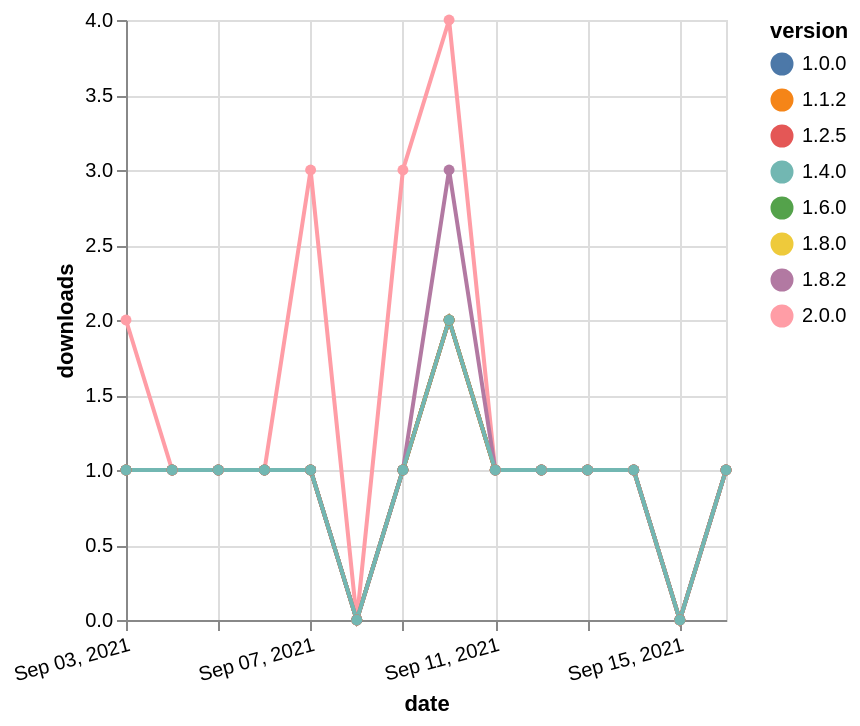

Source (Vega-Lite JSON):
### Vega-Lite specification from a JSON file in a GitHub repository (floating-point values rounded to 4 significant figures)
{"$schema": "https://vega.github.io/schema/vega-lite/v5.json", "description": "A simple bar chart with embedded data.", "data": {"values": [{"date": "2021-09-03", "total": 165, "delta": 1, "version": "1.6.0"}, {"date": "2021-09-04", "total": 166, "delta": 1, "version": "1.6.0"}, {"date": "2021-09-05", "total": 167, "delta": 1, "version": "1.6.0"}, {"date": "2021-09-06", "total": 168, "delta": 1, "version": "1.6.0"}, {"date": "2021-09-07", "total": 169, "delta": 1, "version": "1.6.0"}, {"date": "2021-09-08", "total": 169, "delta": 0, "version": "1.6.0"}, {"date": "2021-09-09", "total": 170, "delta": 1, "version": "1.6.0"}, {"date": "2021-09-10", "total": 172, "delta": 2, "version": "1.6.0"}, {"date": "2021-09-11", "total": 173, "delta": 1, "version": "1.6.0"}, {"date": "2021-09-12", "total": 174, "delta": 1, "version": "1.6.0"}, {"date": "2021-09-13", "total": 175, "delta": 1, "version": "1.6.0"}, {"date": "2021-09-14", "total": 176, "delta": 1, "version": "1.6.0"}, {"date": "2021-09-15", "total": 176, "delta": 0, "version": "1.6.0"}, {"date": "2021-09-16", "total": 177, "delta": 1, "version": "1.6.0"}, {"date": "2021-09-03", "total": 171, "delta": 1, "version": "1.8.0"}, {"date": "2021-09-04", "total": 172, "delta": 1, "version": "1.8.0"}, {"date": "2021-09-05", "total": 173, "delta": 1, "version": "1.8.0"}, {"date": "2021-09-06", "total": 174, "delta": 1, "version": "1.8.0"}, {"date": "2021-09-07", "total": 175, "delta": 1, "version": "1.8.0"}, {"date": "2021-09-08", "total": 175, "delta": 0, "version": "1.8.0"}, {"date": "2021-09-09", "total": 176, "delta": 1, "version": "1.8.0"}, {"date": "2021-09-10", "total": 178, "delta": 2, "version": "1.8.0"}, {"date": "2021-09-11", "total": 179, "delta": 1, "version": "1.8.0"}, {"date": "2021-09-12", "total": 180, "delta": 1, "version": "1.8.0"}, {"date": "2021-09-13", "total": 181, "delta": 1, "version": "1.8.0"}, {"date": "2021-09-14", "total": 182, "delta": 1, "version": "1.8.0"}, {"date": "2021-09-15", "total": 182, "delta": 0, "version": "1.8.0"}, {"date": "2021-09-16", "total": 183, "delta": 1, "version": "1.8.0"}, {"date": "2021-09-03", "total": 244, "delta": 1, "version": "1.0.0"}, {"date": "2021-09-04", "total": 245, "delta": 1, "version": "1.0.0"}, {"date": "2021-09-05", "total": 246, "delta": 1, "version": "1.0.0"}, {"date": "2021-09-06", "total": 247, "delta": 1, "version": "1.0.0"}, {"date": "2021-09-07", "total": 248, "delta": 1, "version": "1.0.0"}, {"date": "2021-09-08", "total": 248, "delta": 0, "version": "1.0.0"}, {"date": "2021-09-09", "total": 249, "delta": 1, "version": "1.0.0"}, {"date": "2021-09-10", "total": 251, "delta": 2, "version": "1.0.0"}, {"date": "2021-09-11", "total": 252, "delta": 1, "version": "1.0.0"}, {"date": "2021-09-12", "total": 253, "delta": 1, "version": "1.0.0"}, {"date": "2021-09-13", "total": 254, "delta": 1, "version": "1.0.0"}, {"date": "2021-09-14", "total": 255, "delta": 1, "version": "1.0.0"}, {"date": "2021-09-15", "total": 255, "delta": 0, "version": "1.0.0"}, {"date": "2021-09-16", "total": 256, "delta": 1, "version": "1.0.0"}, {"date": "2021-09-03", "total": 193, "delta": 1, "version": "1.2.5"}, {"date": "2021-09-04", "total": 194, "delta": 1, "version": "1.2.5"}, {"date": "2021-09-05", "total": 195, "delta": 1, "version": "1.2.5"}, {"date": "2021-09-06", "total": 196, "delta": 1, "version": "1.2.5"}, {"date": "2021-09-07", "total": 197, "delta": 1, "version": "1.2.5"}, {"date": "2021-09-08", "total": 197, "delta": 0, "version": "1.2.5"}, {"date": "2021-09-09", "total": 198, "delta": 1, "version": "1.2.5"}, {"date": "2021-09-10", "total": 200, "delta": 2, "version": "1.2.5"}, {"date": "2021-09-11", "total": 201, "delta": 1, "version": "1.2.5"}, {"date": "2021-09-12", "total": 202, "delta": 1, "version": "1.2.5"}, {"date": "2021-09-13", "total": 203, "delta": 1, "version": "1.2.5"}, {"date": "2021-09-14", "total": 204, "delta": 1, "version": "1.2.5"}, {"date": "2021-09-15", "total": 204, "delta": 0, "version": "1.2.5"}, {"date": "2021-09-16", "total": 205, "delta": 1, "version": "1.2.5"}, {"date": "2021-09-03", "total": 131, "delta": 2, "version": "2.0.0"}, {"date": "2021-09-04", "total": 132, "delta": 1, "version": "2.0.0"}, {"date": "2021-09-05", "total": 133, "delta": 1, "version": "2.0.0"}, {"date": "2021-09-06", "total": 134, "delta": 1, "version": "2.0.0"}, {"date": "2021-09-07", "total": 137, "delta": 3, "version": "2.0.0"}, {"date": "2021-09-08", "total": 137, "delta": 0, "version": "2.0.0"}, {"date": "2021-09-09", "total": 140, "delta": 3, "version": "2.0.0"}, {"date": "2021-09-10", "total": 144, "delta": 4, "version": "2.0.0"}, {"date": "2021-09-11", "total": 145, "delta": 1, "version": "2.0.0"}, {"date": "2021-09-12", "total": 146, "delta": 1, "version": "2.0.0"}, {"date": "2021-09-13", "total": 147, "delta": 1, "version": "2.0.0"}, {"date": "2021-09-14", "total": 148, "delta": 1, "version": "2.0.0"}, {"date": "2021-09-15", "total": 148, "delta": 0, "version": "2.0.0"}, {"date": "2021-09-16", "total": 149, "delta": 1, "version": "2.0.0"}, {"date": "2021-09-03", "total": 249, "delta": 1, "version": "1.1.2"}, {"date": "2021-09-04", "total": 250, "delta": 1, "version": "1.1.2"}, {"date": "2021-09-05", "total": 251, "delta": 1, "version": "1.1.2"}, {"date": "2021-09-06", "total": 252, "delta": 1, "version": "1.1.2"}, {"date": "2021-09-07", "total": 253, "delta": 1, "version": "1.1.2"}, {"date": "2021-09-08", "total": 253, "delta": 0, "version": "1.1.2"}, {"date": "2021-09-09", "total": 254, "delta": 1, "version": "1.1.2"}, {"date": "2021-09-10", "total": 256, "delta": 2, "version": "1.1.2"}, {"date": "2021-09-11", "total": 257, "delta": 1, "version": "1.1.2"}, {"date": "2021-09-12", "total": 258, "delta": 1, "version": "1.1.2"}, {"date": "2021-09-13", "total": 259, "delta": 1, "version": "1.1.2"}, {"date": "2021-09-14", "total": 260, "delta": 1, "version": "1.1.2"}, {"date": "2021-09-15", "total": 260, "delta": 0, "version": "1.1.2"}, {"date": "2021-09-16", "total": 261, "delta": 1, "version": "1.1.2"}, {"date": "2021-09-03", "total": 191, "delta": 1, "version": "1.8.2"}, {"date": "2021-09-04", "total": 192, "delta": 1, "version": "1.8.2"}, {"date": "2021-09-05", "total": 193, "delta": 1, "version": "1.8.2"}, {"date": "2021-09-06", "total": 194, "delta": 1, "version": "1.8.2"}, {"date": "2021-09-07", "total": 195, "delta": 1, "version": "1.8.2"}, {"date": "2021-09-08", "total": 195, "delta": 0, "version": "1.8.2"}, {"date": "2021-09-09", "total": 196, "delta": 1, "version": "1.8.2"}, {"date": "2021-09-10", "total": 199, "delta": 3, "version": "1.8.2"}, {"date": "2021-09-11", "total": 200, "delta": 1, "version": "1.8.2"}, {"date": "2021-09-12", "total": 201, "delta": 1, "version": "1.8.2"}, {"date": "2021-09-13", "total": 202, "delta": 1, "version": "1.8.2"}, {"date": "2021-09-14", "total": 203, "delta": 1, "version": "1.8.2"}, {"date": "2021-09-15", "total": 203, "delta": 0, "version": "1.8.2"}, {"date": "2021-09-16", "total": 204, "delta": 1, "version": "1.8.2"}, {"date": "2021-09-03", "total": 186, "delta": 1, "version": "1.4.0"}, {"date": "2021-09-04", "total": 187, "delta": 1, "version": "1.4.0"}, {"date": "2021-09-05", "total": 188, "delta": 1, "version": "1.4.0"}, {"date": "2021-09-06", "total": 189, "delta": 1, "version": "1.4.0"}, {"date": "2021-09-07", "total": 190, "delta": 1, "version": "1.4.0"}, {"date": "2021-09-08", "total": 190, "delta": 0, "version": "1.4.0"}, {"date": "2021-09-09", "total": 191, "delta": 1, "version": "1.4.0"}, {"date": "2021-09-10", "total": 193, "delta": 2, "version": "1.4.0"}, {"date": "2021-09-11", "total": 194, "delta": 1, "version": "1.4.0"}, {"date": "2021-09-12", "total": 195, "delta": 1, "version": "1.4.0"}, {"date": "2021-09-13", "total": 196, "delta": 1, "version": "1.4.0"}, {"date": "2021-09-14", "total": 197, "delta": 1, "version": "1.4.0"}, {"date": "2021-09-15", "total": 197, "delta": 0, "version": "1.4.0"}, {"date": "2021-09-16", "total": 198, "delta": 1, "version": "1.4.0"}]}, "width": "container", "mark": {"type": "line", "point": {"filled": true}}, "encoding": {"x": {"field": "date", "type": "temporal", "timeUnit": "yearmonthdate", "title": "date", "axis": {"labelAngle": -15}}, "y": {"field": "delta", "type": "quantitative", "title": "downloads"}, "color": {"field": "version", "type": "nominal"}, "tooltip": {"field": "delta"}}}
